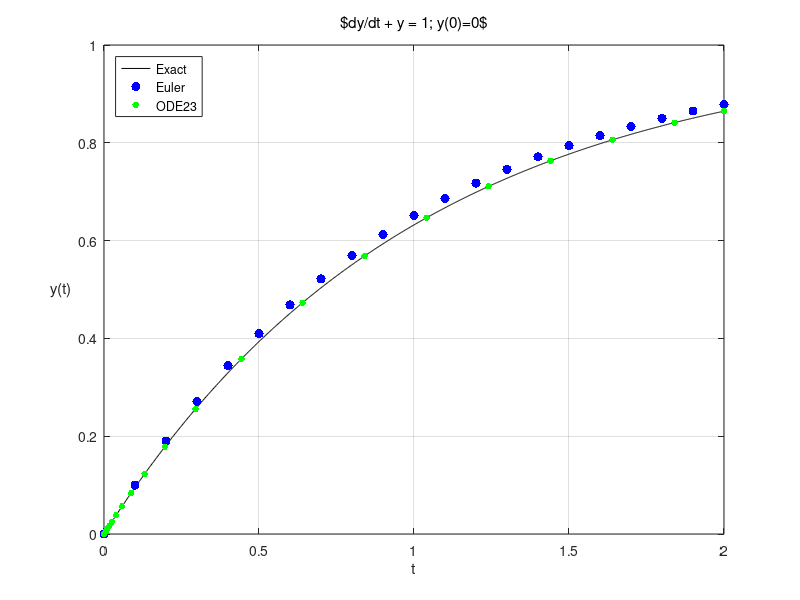

Write MATLAB code to recreate this figure. (Note: this script raises an error after producing the figure.)
clear;

% dy/dt = -y + 1

% Analytic solution
ta = linspace(0,2,1000);
ya = 1-exp(-ta);

%%%%%%%%%%%%%%%%%%%%%%%%%%%%%%%%%%%%%%%%%%%%%%%%%%%%%%%
% Forward Euler solution
%%%%%%%%%%%%%%%%%%%%%%%%%%%%%%%%%%%%%%%%%%%%%%%%%%%%%%%
Dt = 0.1;
teu = [0:Dt:2];

yeu(1) = 0;

for i = 1:length(teu)-1
    yeu(i+1) = yeu(i) + Dt*(-yeu(i) + 1);
end

%%%%%%%%%%%%%%%%%%%%%%%%%%%%%%%%%%%%%%%%%%%%%%%%%%%%%%%
% ODE23 solution
%%%%%%%%%%%%%%%%%%%%%%%%%%%%%%%%%%%%%%%%%%%%%%%%%%%%%%%
dydt = @(t,y) [-y(1)+1];
t_range = [teu(1),teu(end)];
[t23,y23] = ode23(dydt,t_range,[0]);
%%%%%%%%%%%%%%%%%%%%%%%%%%%%%%%%%%%%%%%%%%%%%%%%%%%%%%%

Eeu = (yeu(end)-ya(end))/ya(end);
E23 = (y23(end)-ya(end))/ya(end);

fprintf('Euler Error = %g\n',Eeu);
fprintf('ODE23 Error = %g\n',E23);

figure(1);clf;grid on;hold on;

   plot(ta,ya,'k-');
   plot(teu,yeu,'b.','MarkerSize',20);
   plot(t23,y23,'g.','MarkerSize',15);
   xlabel('t');
   ylabel('y(t)');
   legend('Exact',...
       'Euler',...
       'ODE23',...    
       'Location','NorthWest');
   yh = get(gca,'YLabel');
   set(yh,'Rotation',0,...
       'VerticalAlignment','middle',...
       'HorizontalAlignment','right');
   title('$dy/dt + y = 1; y(0)=0$',...
       'FontWeight','normal');
   box on;
   %set(gca,'YLim',[-1.9,1.9])

   saveplots('ODE23_demo')